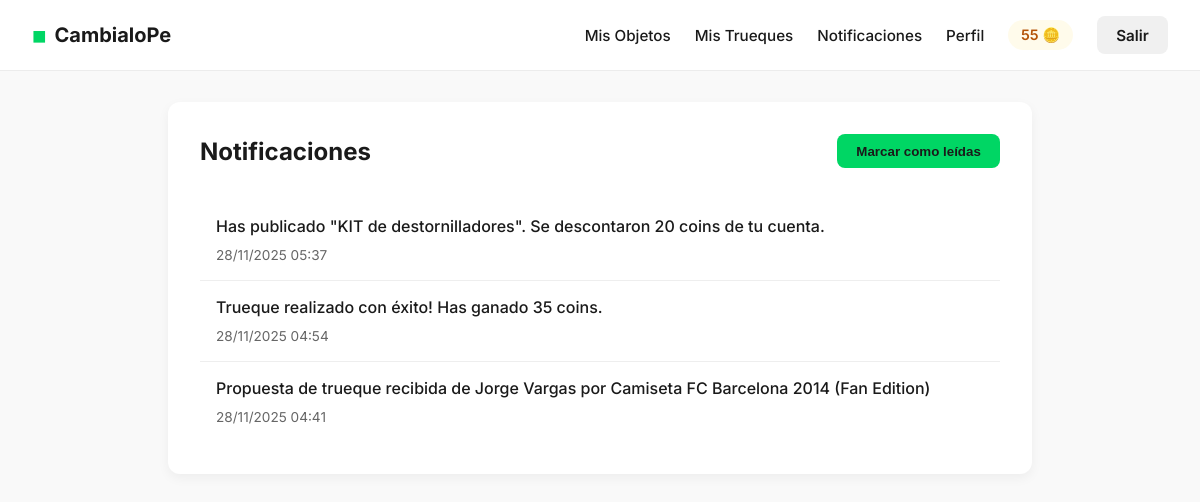
/notifications (signed in), run on the app's committed database.
### app/models.py (models this page shows, shortened)
class User(UserMixin, db.Model):
    id = db.Column(db.Integer, primary_key=True)
    name = db.Column(db.String(64), index=True)
    email = db.Column(db.String(120), index=True, unique=True)
    password_hash = db.Column(db.String(128))
    dni = db.Column(db.String(20), unique=True)
    department = db.Column(db.String(64))
    city = db.Column(db.String(64))
    photo = db.Column(db.String(128)) # Filename
    bio = db.Column(db.String(256))
    coins = db.Column(db.Integer, default=100)
    products = db.relationship('Product', backref='owner', lazy='dynamic')
    trades_proposed = db.relationship('Trade', foreign_keys='Trade.proposer_id', backref='proposer', lazy='dynamic')
    trades_received = db.relationship('Trade', foreign_keys='Trade.receiver_id', backref='receiver', lazy='dynamic')
    notifications = db.relationship('Notification', backref='user', lazy='dynamic')

class Notification(db.Model):
    id = db.Column(db.Integer, primary_key=True)
    user_id = db.Column(db.Integer, db.ForeignKey('user.id'))
    message = db.Column(db.String(256))
    timestamp = db.Column(db.DateTime, index=True, default=datetime.utcnow)
    read = db.Column(db.Boolean, default=False)

### app/routes.py (the view)
@bp.route('/notifications')
@login_required
def notifications():
    notifs = Notification.query.filter_by(user_id=current_user.id).order_by(Notification.timestamp.desc()).all()
    return render_template('notifications.html', notifications=notifs)

### app/models.py (called while the page is built)
@login.user_loader
def load_user(id):
    return User.query.get(int(id))

### app/templates/notifications.html
{% extends "base.html" %}
{% block content %}
<div class="notifications-container">
    <div class="notifications-header">
        <h2>Notificaciones</h2>
        {% if notifications %}
        <form action="{{ url_for('main.mark_all_read') }}" method="post" style="display: inline;">
            <button type="submit" class="btn-primary">Marcar como leídas</button>
        </form>
        {% endif %}
    </div>
    {% if notifications %}
    <ul class="notification-list">
        {% for notif in notifications %}
        <li class="notification-item {% if not notif.read %}unread{% endif %}">
            <p>{{ notif.message }}</p>
            <small>{{ notif.timestamp.strftime('%d/%m/%Y %H:%M') }}</small>
        </li>
        {% endfor %}
    </ul>
    {% else %}
    <p class="no-notifications">No tienes notificaciones.</p>
    {% endif %}
</div>
{% endblock %}

### app/templates/base.html (shortened to what this page needs)
<!DOCTYPE html>
<html lang="es">
<head>
    <link rel="stylesheet" href="{{ url_for('static', filename='css/style.css') }}">
</head>
<body>
    <header>
        <div class="logo">
            <a href="{{ url_for('main.index') }}">
                <span style="color: var(--primary-green); font-size: 1.5rem;">■</span> CambialoPe
            </a>
        </div>
        <nav>
            {% if current_user.is_authenticated %}
            <a href="{{ url_for('main.my_objects') }}">Mis Objetos</a>
            <a href="{{ url_for('main.my_trades') }}">Mis Trueques</a>
            <a href="{{ url_for('main.notifications') }}" class="notification-link">
                Notificaciones
                {% set unread_count = current_user.notifications.filter_by(read=False).count() %}
            </a>
            <a href="{{ url_for('main.profile') }}">Perfil</a>
            <span class="coins">{{ current_user.coins }} 🪙</span>
            <a href="{{ url_for('main.logout') }}" class="btn-secondary">Salir</a>
            {% else %}
            <a href="{{ url_for('main.login') }}" class="btn-primary">Iniciar Sesión</a>
            <a href="{{ url_for('main.register') }}" class="btn-secondary">Registro</a>
            {% endif %}
        </nav>
    </header>
    <main>
        {% block content %}{% endblock %}
    </main>
</body>
</html>

### app/static/css/style.css (style rules this page uses)
:root { --primary-green: #00d664; --primary-green-hover: #00b353; --primary-orange: #ff8800; --text-dark: #1a1a1a; --text-gray: #666666; --bg-light: #f9f9f9; --white: #ffffff; --border-radius: 12px; --shadow: 0 4px 12px rgba(0, 0, 0, 0.05); }
body { font-family: 'Inter', sans-serif; margin: 0; padding: 0; background-color: var(--bg-light); color: var(--text-dark); }
header { background-color: var(--white); padding: 1rem 2rem; display: flex; justify-content: space-between; align-items: center; box-shadow: 0 1px 0 rgba(0, 0, 0, 0.05); position: sticky; top: 0; z-index: 100; }
.logo a { font-size: 1.25rem; font-weight: 700; color: var(--text-dark); text-decoration: none; display: flex; align-items: center; gap: 0.5rem; }
nav { display: flex; align-items: center; gap: 1.5rem; }
nav a { color: var(--text-dark); text-decoration: none; font-weight: 500; font-size: 0.95rem; }
.btn-primary { background-color: var(--primary-green); color: var(--text-dark); padding: 0.6rem 1.2rem; border-radius: 8px; font-weight: 600; transition: background-color 0.2s; border: none; cursor: pointer; text-decoration: none; }
.btn-secondary { background-color: #f0f0f0; color: var(--text-dark); padding: 0.6rem 1.2rem; border-radius: 8px; font-weight: 600; text-decoration: none; }
.coins { background: #fffbeb; color: #b45309; padding: 0.4rem 0.8rem; border-radius: 20px; font-size: 0.9rem; font-weight: 600; }
.notification-link { position: relative; }
.notifications-container { max-width: 800px; margin: 2rem auto; padding: 2rem; background: var(--white); border-radius: var(--border-radius); box-shadow: var(--shadow); }
.notifications-header { display: flex; justify-content: space-between; align-items: center; margin-bottom: 2rem; }
.notifications-header h2 { margin: 0; }
.notification-list { list-style: none; padding: 0; margin: 0; }
.notification-item { padding: 1rem; border-bottom: 1px solid #eee; transition: background 0.2s; }
.notification-item:last-child { border-bottom: none; }
.notification-item p { margin: 0 0 0.5rem 0; font-weight: 500; }
.notification-item small { color: var(--text-gray); font-size: 0.85rem; }

### data on the page
User: coins "55"
Notification: message "Has publicado \"KIT de destornilladores\". Se descontaron 20 coins de tu cuenta.", timestamp "28/11/2025 05:37"
Notification: message "Trueque realizado con éxito! Has ganado 35 coins.", timestamp "28/11/2025 04:54"
Notification: message "Propuesta de trueque recibida de Jorge Vargas por Camiseta FC Barcelona 2014 (Fan Edition)", timestamp "28/11/2025 04:41"
